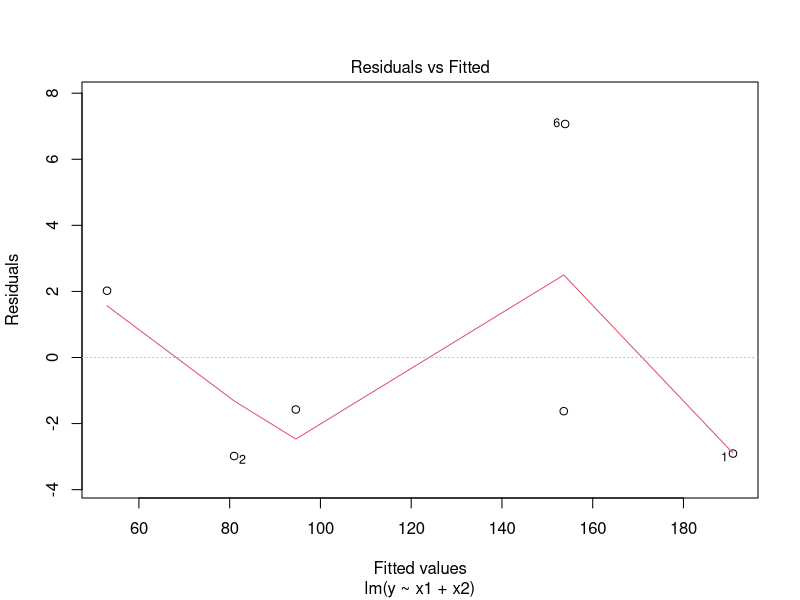
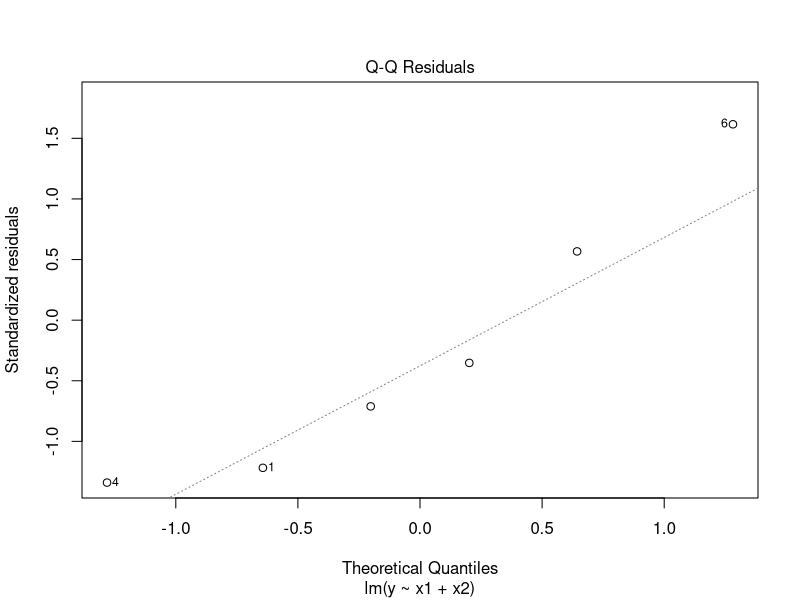
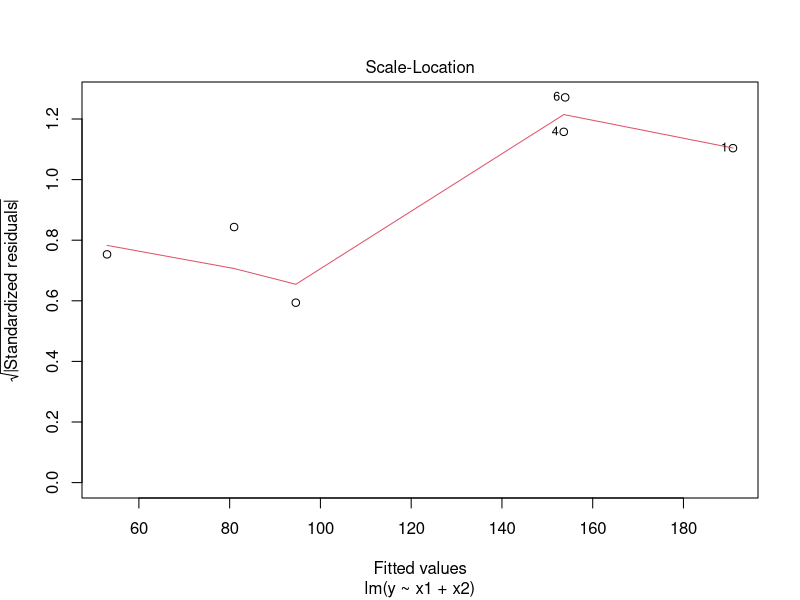
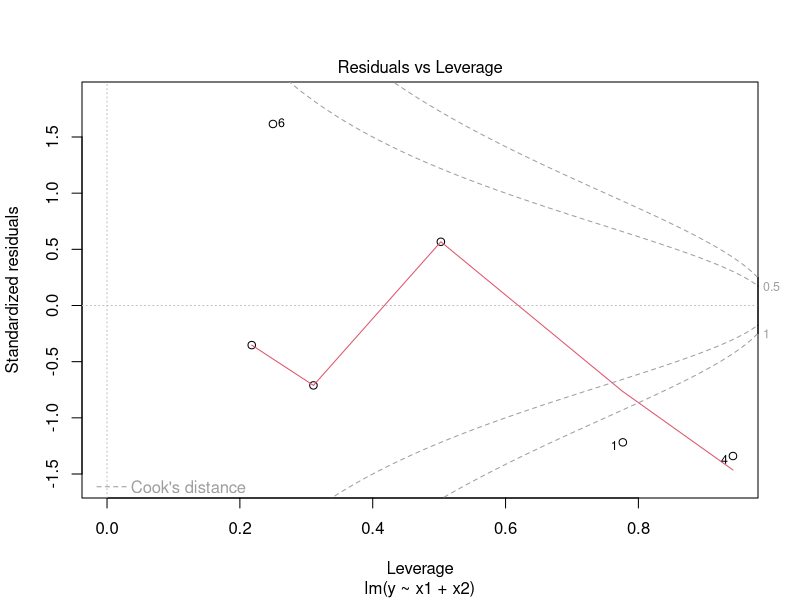

Here is the R script that generated these plots, in order:
names <- c(1,
           2,
           3,
           4,
           5,
           6)

y <-  c(188,
        78,
        93,
        152,
        55,
        161) # прибыль
x1 <- c(129,
        64,
        69,
        87,
        47,
        102) # основные фонды
x2 <- c(510,
        190,
        240,
        470,
        110,
        420) # основные средства

df1 <-  data.frame(names,y,x1,x2)

myfit <- lm(y~x1+x2, df1)
summary(myfit)
plot(myfit)
# согласно представленной модели (степень достоверности p-value 0.0004023) и основные фонды (p-value 0.0386) и основные средства (p-value 0.0105)
# будут влиять на прибыль
